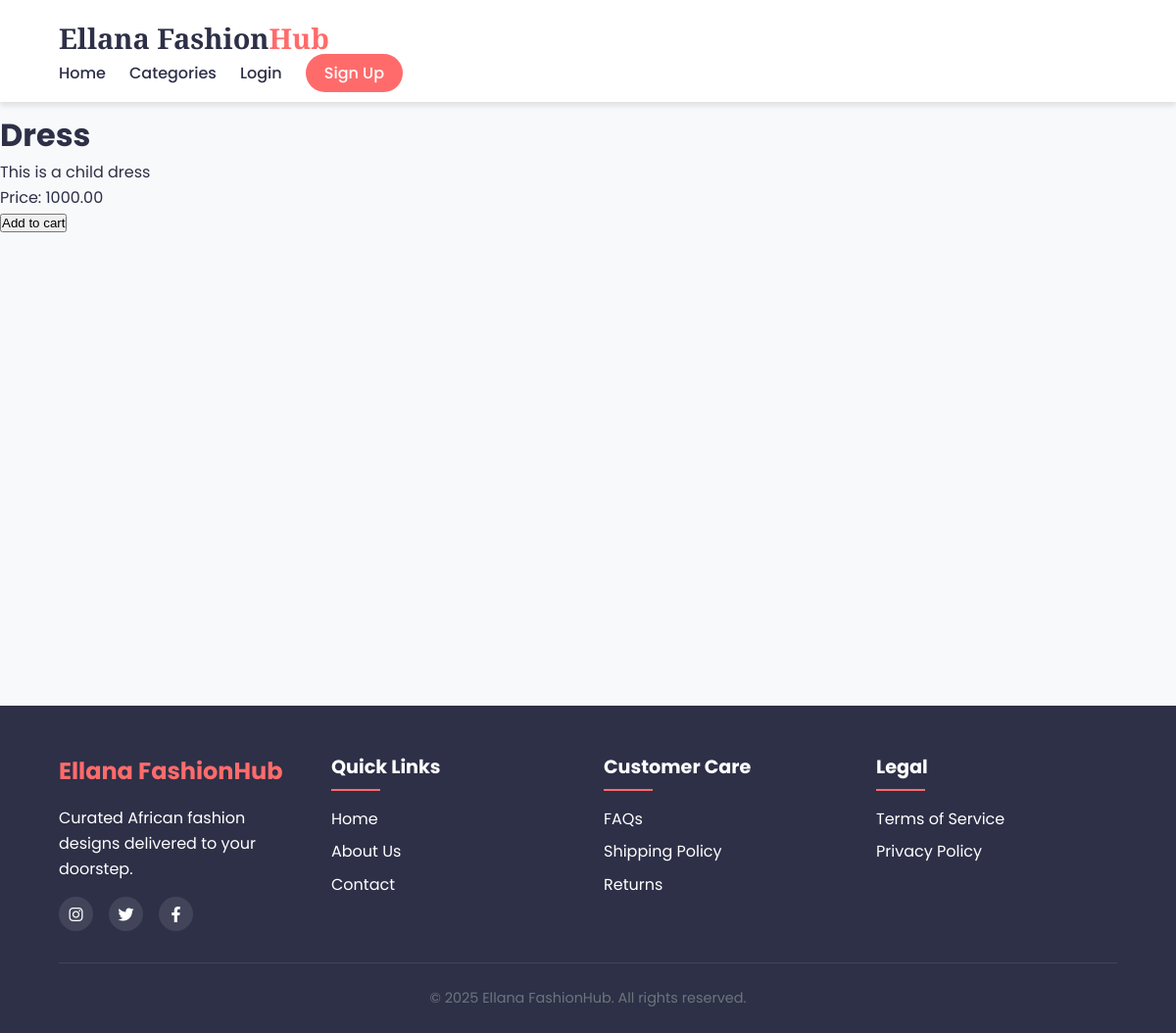
Screenshot of /outfit/9/ with the database file from the repository.
### core/models.py (models this page shows, shortened)
class Outfit(models.Model):
    name = models.CharField(max_length=200)
    description = models.TextField(blank=True)
    price = models.DecimalField(max_digits=10, decimal_places=2, default=0)
    category = models.ForeignKey(Category, on_delete=models.SET_NULL, null=True, blank=True)
    designer = models.ForeignKey(Profile, on_delete=models.SET_NULL, null=True, related_name='outfits')
    created_at = models.DateTimeField(auto_now_add=True)
    updated_at = models.DateTimeField(auto_now=True)
    image = models.ImageField(upload_to='outfits/', null=True, blank=True)
    is_active = models.BooleanField(default=True)

### core/views.py (the view)
# urls.py: path('outfit/<int:pk>/', views.OutfitDetailView.as_view(), name='outfit_detail'),
class OutfitDetailView(DetailView):
    model = Outfit
    template_name = 'core/outfit_detail.html'
    context_object_name = 'outfit'

### core/templates/core/outfit_detail.html (shortened to what this page needs)
{% extends 'core/base.html' %}
{% block content %}
<h1>{{ outfit.name }}</h1>
<p>{{ outfit.description }}</p>
<p>Price: {{ outfit.price }}</p>
<form method="post" action="{% url 'add_to_cart' outfit.pk %}">
  <button type="submit">Add to cart</button>
</form>
{% endblock %}

### core/static/css/style.css (style rules this page uses)
:root { --primary: #FF6B6B; --secondary: #5F4B8B; --accent: #FFD166; --dark: #2D3047; --light: #F8F9FA; --gray: #6C757D; --success: #28A745; --error: #DC3545; --warning: #FD7E14; --info: #17A2B8; --shadow: 0 4px 6px rgba(0, 0, 0, 0.1); --transition: all 0.3s ease; }
* { margin: 0; padding: 0; box-sizing: border-box; }
body { font-family: 'Poppins', sans-serif; color: var(--dark); background-color: var(--light); line-height: 1.6; }

### rows the page displays
Outfit: name "Dress", description "This is a child dress", price "1000.00"
